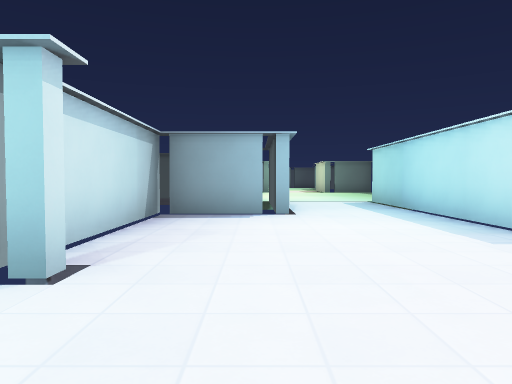
view 1 (above)

21 first-person views from a walk through a 3-D level made in the Godot game engine. The camera is 1.3 m above the floor, tilts 2° down and sees 70° across. The floor is counted in squares, 2 m on a side. Each view is taken from the middle of a square. On the plan, view 1 faces up. The plan holds only what a view shows up to about 11 squares ahead; the rest is blank. The place goes on beyond the plan. Characters and animated objects are left out. Surface patterns are stand-ins for the level's own textures.

view 2
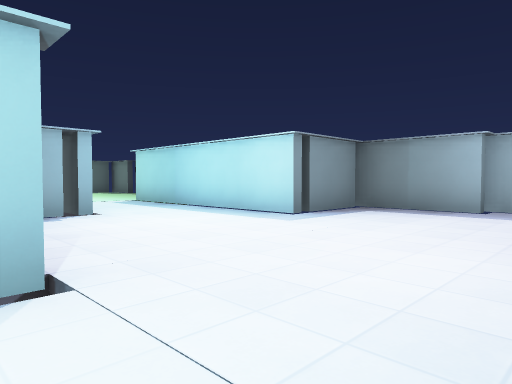

view 3
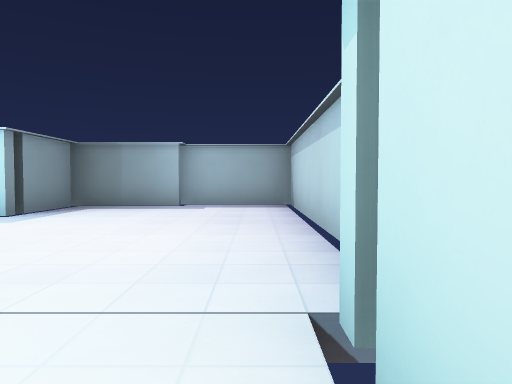

view 4
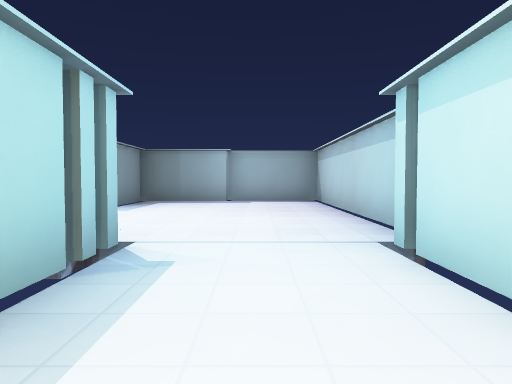

view 5
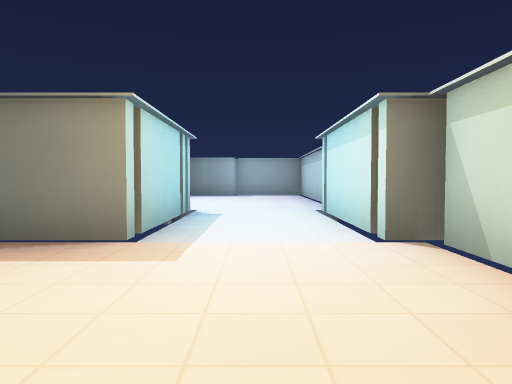

view 6
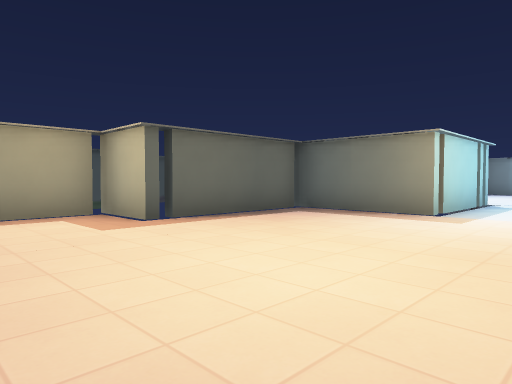

view 7
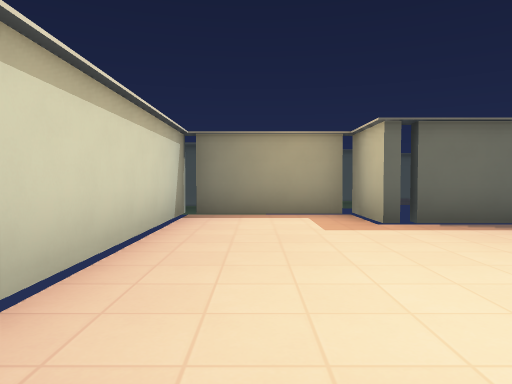

view 8
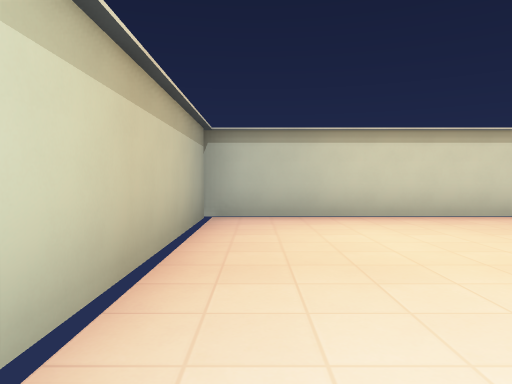

view 9
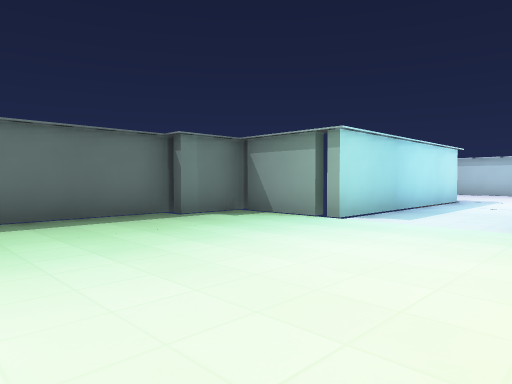

view 10
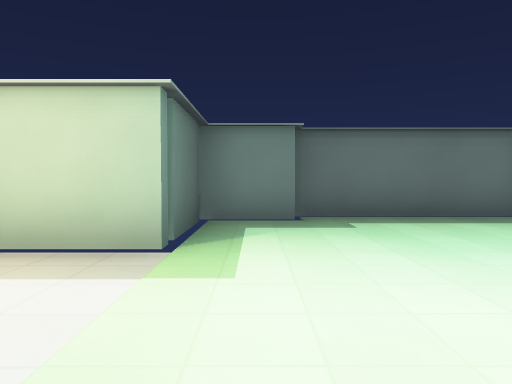

view 11
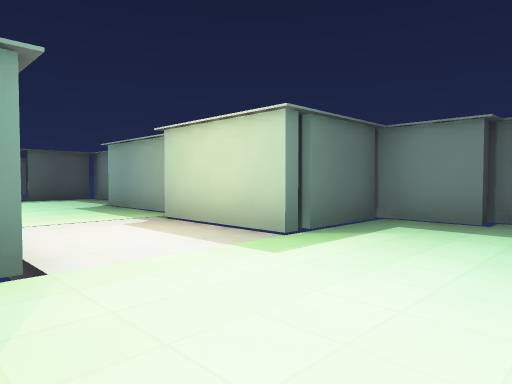

view 12
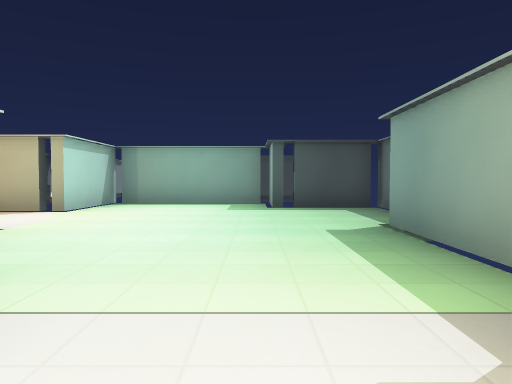

view 13
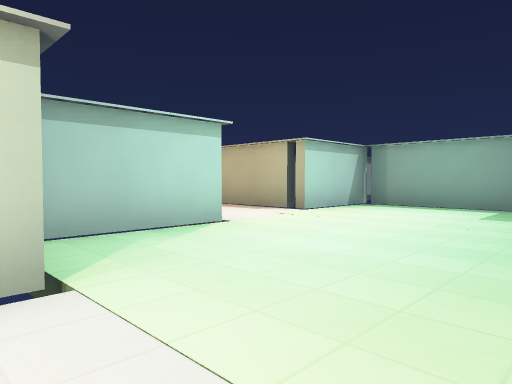

view 14
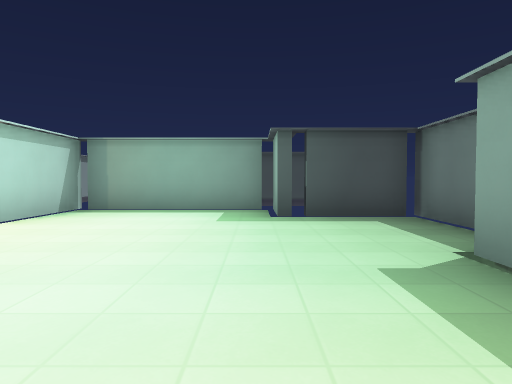

view 15
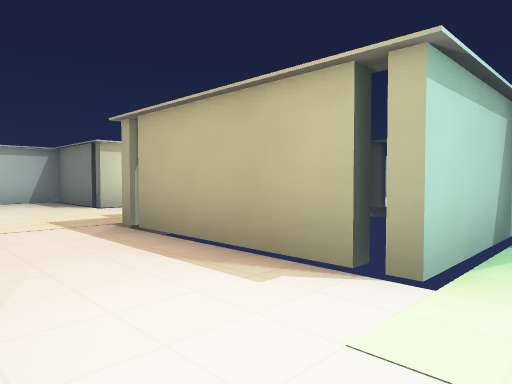

view 16
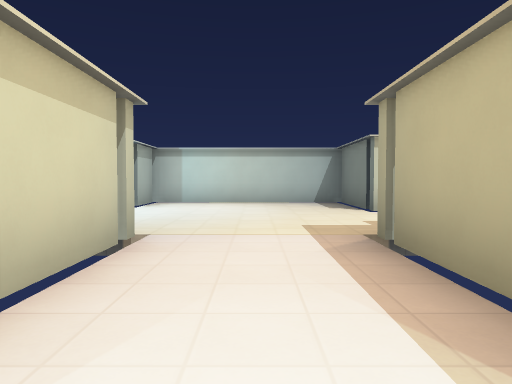

view 17
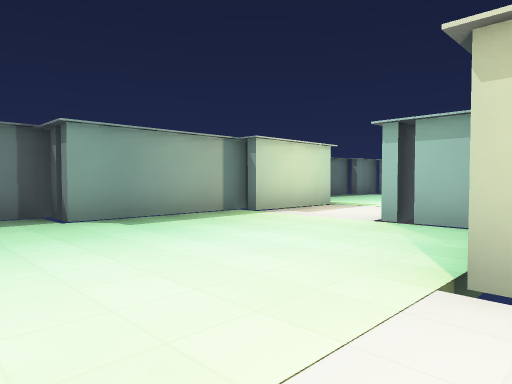

view 18
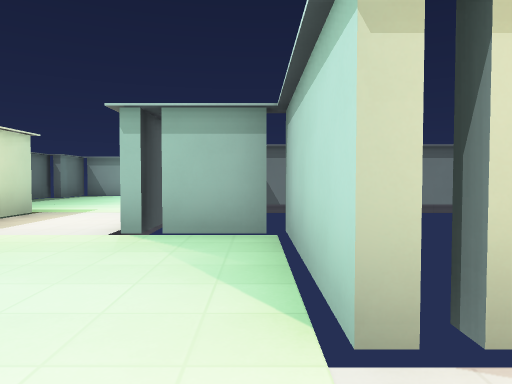

view 19
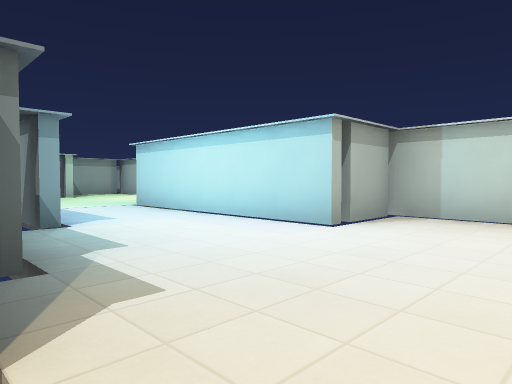

view 20
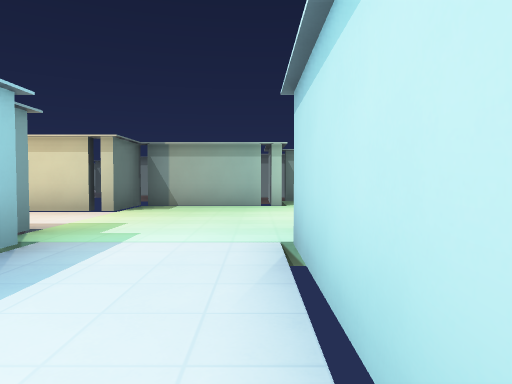

view 21
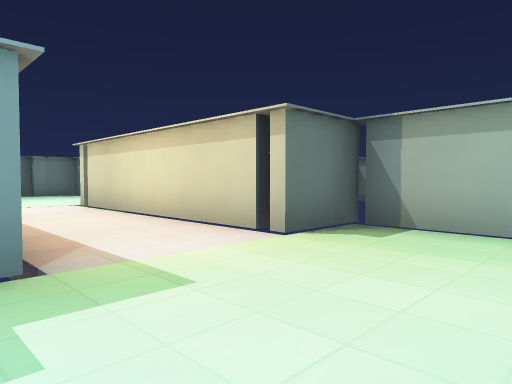

### Floor plan
Key: @ floor where view 1 was taken; # wall or solid block; x gap in a wall; . floor.
Columns run from 13 left of view 1 to 7 right of it. Each row starts with its distance up from view 1.
 29            ####x
 28  x##.      #....###
 27 #......#####......#
 26 #.................#
 25 #.................#
 24 #................##
 23 #......#####.....#
 22  x#....#   #.....#
 21   #....    #.....#
 20   #....     x#...#
 19   #...#      #...#
 18   #...#      #...###
 17   #...#      ......##
 16    ...###  ##.......#
 15   ........   .......#
 14   ..................#
 13   ..................#
 12   ....####### .....##
 11   .####       .....#
 10   .#         #...###
  9 x#x#         #...#
  8              #...#
  7  x###      ###...#
  6 #...#####  #.....#
  5 #.......#  #.....###
  4 #.......#  #.......#
  3 #.......####.......#
  2 #..................##
  1 #...................#
  0 #............@......#
 -1  x######x##xx######x

Positions as (right, up) in squares from view 1, and headings:
1: (0, 0), facing up
2: (-2, 0), facing up-right
3: (-3, 0), facing right
4: (-5, 1), facing right
5: (-9, 1), facing right
6: (-12, 0), facing up-right
7: (-11, 0), facing up
8: (-6, 0), facing left
9: (0, 16), facing down-right
10: (0, 17), facing right
11: (0, 15), facing up-right
12: (2, 19), facing up
13: (3, 20), facing up-left
14: (2, 21), facing up
15: (-1, 24), facing up-left
16: (-2, 25), facing left
17: (-2, 26), facing down-right
18: (-1, 25), facing down
19: (-6, 25), facing down-left
20: (-10, 20), facing down
21: (-10, 16), facing down-right
